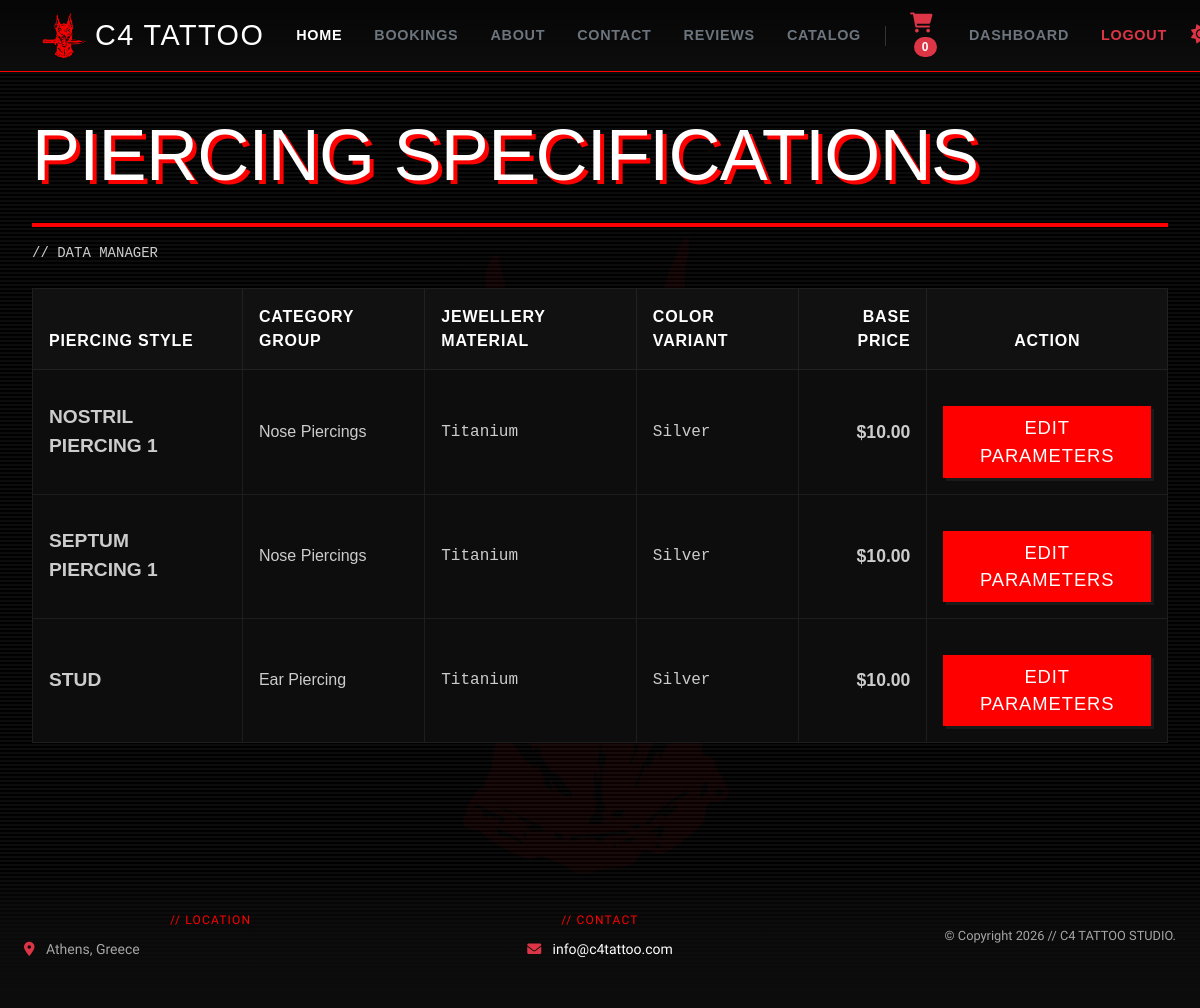
Page /catalog/manage/piercings/ (signed in) on the earlier database version.
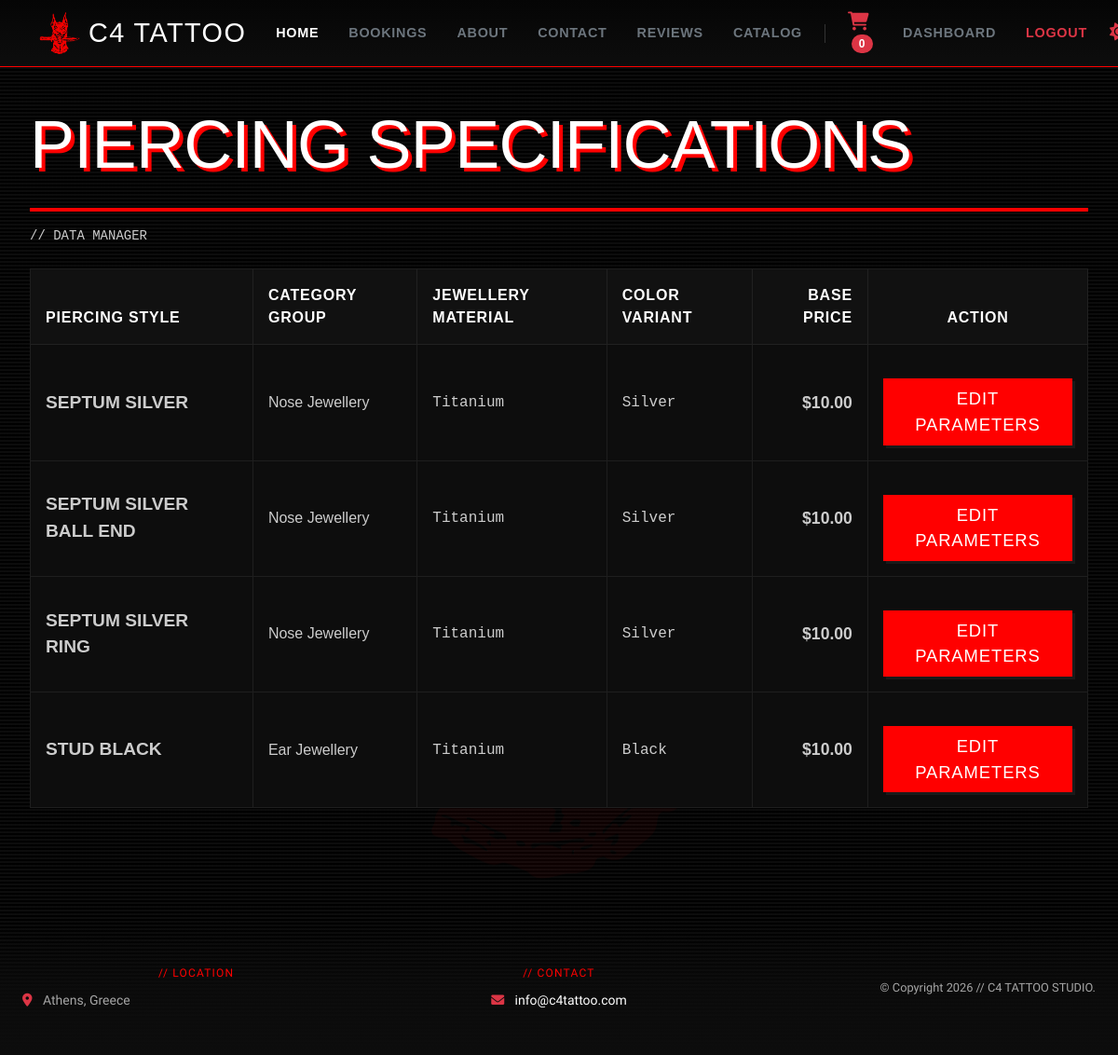
Same page on the later database version.
### catalog/models.py (models this page shows, shortened)
class Item(models.Model):
    category = models.ForeignKey(Category, on_delete=models.SET_NULL, null=True, blank=True)
    title = models.CharField(max_length=200)
    description = models.TextField()
    price = models.DecimalField(max_digits=10, decimal_places=2)
    stock = models.IntegerField(default=0)
    created_at = models.DateTimeField(auto_now_add=True)
    material = models.CharField(max_length=50, default="Titanium")
    color = models.CharField(max_length=50, default="Silver")
    size = models.CharField(max_length=50, default="1.2mm (16g)")

class Category(models.Model):
    name = models.CharField(max_length=100)
    description = models.TextField(blank=True)
    class Meta:
        verbose_name_plural = "Categories"

### catalog/views.py (the view)
# urls.py: path('manage/piercings/', views.admin_piercing_dashboard, name='admin_piercing_dashboard'),
@user_passes_test(is_studio_admin, login_url='login')
def admin_piercing_dashboard(request):
    piercing_items = Item.objects.all().order_by('category', 'title')
    return render(request, 'catalog/admin_piercings.html', {'items': piercing_items})

### catalog/cart.py (called while the page is built)
    def __len__(self):
        return sum(item_data['quantity'] for item_data in self.cart.values())

### catalog/context_processors.py (called while the page is built)
def cart(request):
    return {'global_cart': Cart(request)}

### catalog/views.py (called while the page is built)
def is_studio_admin(user):
    return user.is_authenticated and user.is_staff

### catalog/templates/catalog/admin_piercings.html (shortened to what this page needs)
{% extends 'base.html' %}
{% block content %}
<main class="container-fluid my-5 py-4">
    <div class="page-shell">
        <h1 class="page-title">Piercing Specifications</h1>
        <div class="red-accent-line mb-3"></div>
        <p class="small mb-4" style="font-family: monospace; color: inherit;">// DATA MANAGER</p>
        <div class="table-responsive w-100" style="border: none;">
            <table class="table table-bordered align-middle mb-0 responsive-card-table" style="border-color: rgba(128,128,128,0.15);">
                <thead>
                    <tr style="font-family: 'Impact', sans-serif; text-transform: uppercase; letter-spacing: 0.05em; color: var(--bs-body-color, #ffffff);">
                        <th class="p-3">Piercing Style</th>
                        <th class="p-3">Category Group</th>
                        <th class="p-3">Jewellery Material</th>
                        <th class="p-3">Color Variant</th>
                        <th class="p-3 text-end">Base Price</th>
                        <th class="p-3 text-center">Action</th>
                    </tr>
                </thead>
                <tbody style="color: var(--bs-body-color, inherit);">
                    {% for item in items %}
                    <tr style="border-bottom: 1px solid rgba(128,128,128,0.15);">
                        <td data-label="Style" class="fw-bold text-uppercase p-3" style="font-family: 'Impact', sans-serif; font-size: 1.2rem; color: inherit;">
                            {{ item.title }}
                        </td>
                        <td data-label="Category" class="p-3">
                            {{ item.category.name }}
                        </td>
                        <td data-label="Material" class="p-3" style="font-family: monospace;">{{ item.material|default:"—" }}</td>
                        <td data-label="Color" class="p-3" style="font-family: monospace;">{{ item.color|default:"—" }}</td>
                        <td data-label="Price" class="text-end fw-bold p-3" style="color: #FF0000; font-size: 1.1rem;">${{ item.price }}</td>
                        <td data-label="Action" class="text-center p-3">
                            <a href="{% url 'catalog:admin_edit_piercing' item.id %}" class="btn-red text-decoration-none text-center d-inline-block m-0" style="font-size:0.75rem; padding: 8px 16px !important; width: fit-content !important;">
                                Edit Parameters
                            </a>
                        </td>
                    </tr>
                    {% empty %}
                    <tr>
                        <td colspan="6" class="text-center py-4 monospace text-muted">// No items are currently registered.</td>
                    </tr>
                    {% endfor %}
                </tbody>
            </table>
        </div>
    </div>
</main>
{% endblock %}

Differences in the rows shown:
changed Item: title "NOSTRIL PIERCING 1" → "SEPTUM SILVER"; category.name "Nose Piercings" → "Nose Jewellery"
changed Item: title "SEPTUM PIERCING 1" → "SEPTUM SILVER BALL END"; category.name "Nose Piercings" → "Nose Jewellery"
added Item: title "SEPTUM SILVER RING", category.name "Nose Jewellery", material "Titanium", color "Silver", price "10.00"
changed Item: title "STUD" → "STUD BLACK"; category.name "Ear Piercing" → "Ear Jewellery"; color "Silver" → "Black"
